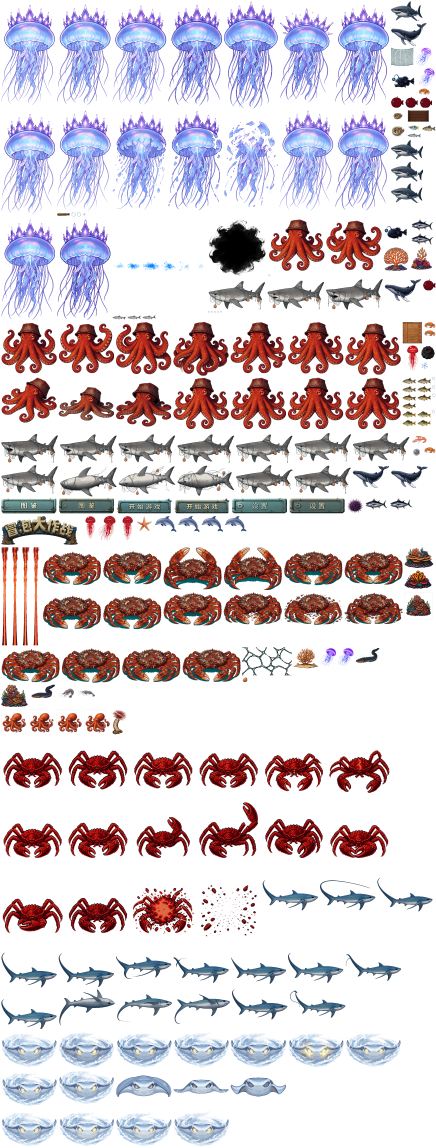
#> input picture assets/atlas-1-C9zZX0i5.webp, 1308 x 3444 px, given in place of ., which was not available (shown at 1/3 size)
$ python -i asset_flow.py   (imports and definitions only)
#> lines starting #> are read from the running program, lines starting #| are printed output that depends on the picture; after the words box and inside, x2 and y2 are one past the last pixel; in counts of white or black regions, pixels touching at a corner belong together
"""
The project's picture-asset pipeline: find a real reference, get three candidates out of Seedream, pixelate them
the game's way, pick one, optionally generate an idle animation, and land it in the game.

    python asset_flow.py <subcommand> --batch <name> [options]

or, more usually, through the skill's wrapper, which finds a Python that has Pillow and reaches both this file and
the substrate with one name:

    pwsh -NoProfile -File .claude/skills/game-asset/scripts/run.ps1 flow <subcommand> --batch <name> [...]

WHY THIS EXISTS, next to `asset_pipeline.py`. That one is the SUBSTRATE -- transparency seeding, the pixelation
itself, alignment, atlas packing, verification -- and it is deliberately subject-agnostic: nothing in it knows
whether it is drawing a crab or a bullet. It knows HOW to make a picture the game's density; it has no opinion
about where the picture comes from. This is the opinion, and it was transcribed from the batch that was done by
hand: the four gunners (README, "四位枪手的贴图"), where a photo from Wikimedia went through `grant`, Seedream
flash, a grid derived from `obstacles.radius`, and `import-picture.py`. Everything here existed as a human
procedure once; this is that procedure with the numbers written down.

WHAT IT DOES NOT DO: it does not modify `asset_pipeline.py`. The skill's copy of that file and `refs/`'s copy are
kept BYTE-IDENTICAL on purpose (a skill that can be copied to another project on its own), so an edit to one is a
silent divergence until someone notices. This file imports it instead, and reuses `pixelate()`, `content_box()` and
the whole `grant` command through their own entry points. `md5sum` both after any change to either.

THE THREE NUMBERS THAT DECIDE WHETHER THE RESULT LOOKS LIKE THE REST OF THE GAME
--------------------------------------------------------------------------------
Every picture in TGBA is drawn at `TARGET_TEXEL_PX = 1.4` screen pixels per texel. So:

    drawn      = 2 x radius x LANE_PX x scale        radius from config/mechanics.json5, scale from the art row
    file width = round(drawn / 1.4)
    grid       = file width - 2 x margin             margin is the IMPORTER's own MARGIN_TEXELS (2)

and `--grid` takes the third one. Passing `--drawn` instead is the trap the README calls out: the importers treat
it as "content width", so the file comes out `drawn/1.4 + 2*margin` wide, the density lands at 1.66 instead of
1.4, and the creature looks finer than its neighbours. This file always computes the grid and always states it.

THE STATE IT KEEPS
------------------
`.scratch/asset-pipeline/<batch>/batch.json` is the whole of the pipeline's memory: one record per asset, carrying
the derived numbers, the candidates, what you picked, whether it wants an idle animation, and what was imported.
Every step is re-runnable and every step reads that record first, so "regenerate candidate 3" or "this one does
want an idle after all" is one command rather than a re-run from the top. `.scratch/**` is gitignored -- this is
working state, not a deliverable.
"""

import argparse
import base64
import importlib.util
import json
import os
import re
import shutil
import subprocess
import sys
import time
from pathlib import Path

import numpy as np
from PIL import Image

# [1 line not run here, left out]

SKILL = Path(__file__).resolve().parent
ROOT = SKILL.parents[3]
PIPELINE = SKILL / "asset_pipeline.py"
CONFIG_QUERY = SKILL / "config-query.mjs"
MECHANICS = ROOT / "config" / "mechanics.json5"
ASSETS = ROOT / "src" / "assets"
SCRATCH = ROOT / ".scratch" / "asset-pipeline"

LANE_PX = 412  # a phone, the shipping target: `min(screenWidth, 900)` in computeViewport
TARGET_TEXEL_PX = 1.4  # screen pixels per texel, the density every picture in the game is drawn at
IMPORTER_MARGIN = 2  # `MARGIN_TEXELS` in BOTH importers; the grid formula subtracts it, so they must agree
ALPHA_FLOOR = 8

DEFAULT_MODEL = "doubao-seedream-5-0-flash-260915"  # flash: the only model this account has activated
DEFAULT_COLOURS = 40
DEFAULT_CANDIDATES = 3
DEFAULT_SIZE = "1K"

# The pixel count a GIF needs to be readable. A sprite is 40-90px wide, so this is a 3-6x nearest-neighbour blow-up.
GIF_MIN_WIDTH = 240
GIF_CHECKER = 8  # checkerboard cell, in the GIF's own pixels


# --------------------------------------------------------------------------- #
# plumbing
# --------------------------------------------------------------------------- #


# [5 lines left out: function load_module, not called in this run]


def pipeline():
    """`asset_pipeline.py` -- imported, never edited. See the module docstring."""
    return load_module(PIPELINE, "asset_pipeline")


def seedream():
    """`scripts/seedream.py` -- the Ark half. Also imported rather than reimplemented."""
    return load_module(ROOT / "scripts" / "seedream.py", "seedream")


def say(message=""):
    print(message)


def fail(message):
    raise SystemExit(f"\n  {message}\n")


# [41 lines left out: functions run_tool, resolve_command, not called in this run]


_PYTHON = None


# [30 lines left out: function python_exe, not called in this run]


# --------------------------------------------------------------------------- #
# the batch record
# --------------------------------------------------------------------------- #


def slug(name):
    """A directory name for an asset. Chinese is fine on this filesystem; path separators and spaces are not."""
    return "".join(ch if ch not in '\\/:*?"<>|' else "-" for ch in name).strip().replace(" ", "-")


def batch_dir(batch):
    return SCRATCH / slug(batch)


# [27 lines left out: functions read_batch, write_batch, assets_of, not called in this run]


def asset_dir(batch, name):
    return batch_dir(batch) / slug(name)


def asset_file(batch, asset, relative):
    return asset_dir(batch, asset["name"]) / relative


# --------------------------------------------------------------------------- #
# the numbers
# --------------------------------------------------------------------------- #


# [245 lines left out: functions config_lookup, png_size, derive, sibling_densities, density_report, boil_report and 2 more, not called in this run]


# --------------------------------------------------------------------------- #
# render: the three candidates
# --------------------------------------------------------------------------- #


# Aspect has to be ASKED FOR IN WORDS. `size: "1K"` is a class, not a dimension -- measured on this very run, a
# 1K request came back 1312x880 -- and the documented way to steer the shape is the prompt. The field was in the
# spec and read by nothing until this table existed, which is the sort of gap that only shows up when you look at
# what actually came back.
# Every entry ends with a full stop, because the parts are concatenated with nothing between them and Chinese does
# not put spaces between sentences -- without it, "主体居中" runs straight into the next clause.
ASPECT_WORDS = {
    "1:1": "正方形构图（1:1），主体居中。",
    "4:3": "横向构图（4:3）。",
    "3:2": "横向构图（3:2）。",
    "16:9": "横向构图（16:9）。",
    "3:4": "竖向构图（3:4）。",
    "2:3": "竖向构图（2:3）。",
    "9:16": "竖向构图（9:16）。",
}


# The style half of the prompt, and it is FIXED on purpose -- see `prompt_for` for why it is not "pixel art".
#
# The framing half is NOT fixed. It used to be, and that is the mistake the first real run made: the template said
# "背景纯色、与主体颜色明显不同、没有任何其他物体", which is right for a creature and exactly wrong for an obstacle
# whose six existing variants are all little SCENES -- a coral plus its rock-and-sand base plus a couple of
# companions. Three candidates came back as lone coral bushes on transparency; measured, the new sprite's bottom
# tenth of columns was 30% filled against 65-88% for the five it would stand next to. Nothing about the density,
# the palette or the silhouette said so. So `composition` is a spec field with this as its default.
STYLE = (
    "16 位主机游戏精灵的形体与配色：有限的调色板、明确的大色块、硬边、轮廓清晰、没有抗锯齿、"
    "没有细腻的纹理和渐变、不要景深和写实光照。"
)
DEFAULT_COMPOSITION = "主体占满画面、居中、四周留白。背景纯色、与主体颜色明显不同、没有任何其他物体。"


# [23 lines left out: function prompt_for, not called in this run]


REFERENCE_LONG_EDGE = 1536  # what the four-gunner batch used, and enough for a 1K output


# [542 lines left out: functions prepare_reference, command_render, command_pixelate, data_uri, command_gallery, command_select and 2 more, not called in this run]


# The phase prompt for a clip that does not give one. This is the only phase the pipeline asked for before a
# creature could need more than one animation, and it is still the right one for an idle: a slow breath.
BREATHING_PHASE = (
    "这是同一个生物的同一个姿势的第 {n} 帧（共 {total} 帧），一次缓慢呼吸循环里的一瞬："
    "形体、大小、位置、配色和朝向必须与参考图完全一致，只有缓慢的形变不同。"
)


# [35 lines left out: function clips_of, not called in this run]


def normalise_frames(paths, out_dir, threshold=ALPHA_FLOOR, out_dirs=None, target=None):
    """
    Scale every frame so they all have the same CONTENT WIDTH, then crop them to one shared box.

    WHY THIS IS NOT OPTIONAL. `import-sheet.py` scales each frame to the same grid width, which is right when the
    frames share a canvas and wrong when the MODEL drew the creature wider in some of them. Measured on the crab:
    content widths came out 35, 32, 35, 32 -- a two-frame pulse that reads as the creature swelling and shrinking
    at 4 fps, which is not what a leg motion is supposed to say. It was visible before it was measured; the number
    only said how big it was.

    It is the same judgement `asset_pipeline.py sheet --scale content-width` makes, for the same reason, and it is
    safe here for the same reason too: a size difference between two RENDERS is a render inconsistency, not an
    intended expand/contract. A creature whose motion really is a size change would be flattened by this -- and no
    kind in this game has that motion.

    Scaling happens about each frame's own content-box centre, so nothing slides. Then the union box is taken again
    from the SCALED frames, because scaling changed what the union is.

    `out_dirs` and `target` are for a creature with SEVERAL CLIPS, and both defaults keep the single-clip behaviour
    exactly as it was. `out_dirs` says where each frame goes, because a clip's frames live in the clip's own
    directory and two clips both have an `f1.png`. `target` OVERRIDES the width every frame is scaled to, so that
    all of an asset's clips can be locked to ONE number: without it, each clip is locked to its own median, and an
    attack whose claws are spread in half its frames has a wider median than an idle -- so the whole crab would be
    drawn a few percent larger for the duration of the swing. Locking every clip to the idle's width is the same
    judgement applied across clips instead of within one, and it is why `command_idle` normalises an asset's clips
    in a SINGLE pass.
    """
#> called with paths = '../../../../assets/atlas-1-C9zZX0i5.webp', out_dir = 'out.png', threshold = 8
    images, boxes = [], []
    for path in paths:
        image = Image.open(path).convert("RGBA")
#> image is the input picture: PIL image 1308x3444 RGBA; mean R, G, B, A 46.6, 36.3, 43.2, 82.1
        images.append(image)
        alpha = np.array(image)[:, :, 3] > threshold
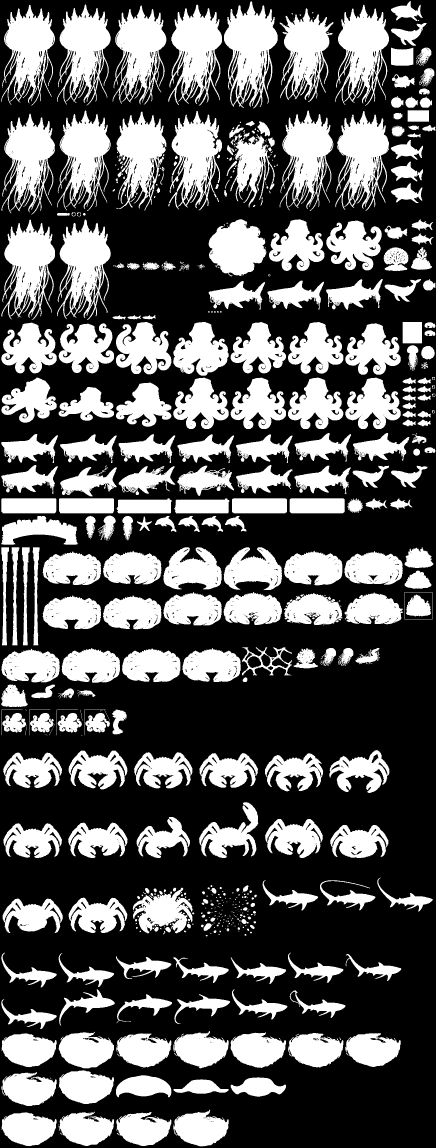
#> alpha: shape (3444, 1308) bool (shown at 1/3 size); 35.2% white; 620 white regions (276 under 20 px), largest, box (x1, y1, x2, y2) and area: (672, 4, 833, 325) 29208, (505, 14, 666, 317) 26623, (171, 658, 332, 960) 25886
#> pass 3 of the loop in normalise_frames, `for path in paths:`:
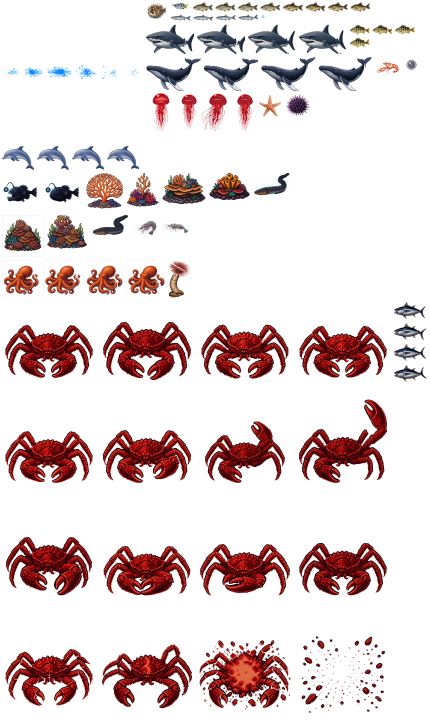
#> input picture assets/atlas-1-DqRJ-2wx.webp, 860 x 1444 px, given in place of , which was not available (shown at 1/2 size)
#> in normalise_frames, image is the input picture: PIL image 860x1444 RGBA; mean R, G, B, A 23.9, 8, 8.4, 50.3
#> in normalise_frames, `alpha = np.array(image)[:, :, 3] > threshold`:
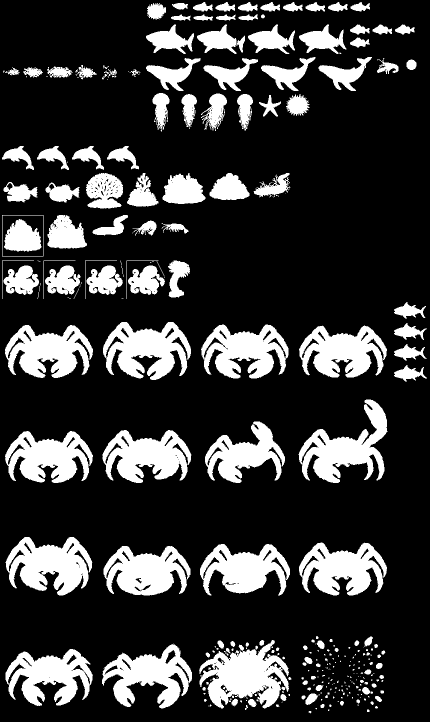
#> alpha: shape (1444, 860) bool (shown at 1/2 size); 21.8% white; 324 white regions (175 under 20 px), largest, box (x1, y1, x2, y2) and area: (398, 1280, 578, 1417) 13626, (597, 799, 775, 966) 12642, (11, 1074, 185, 1191) 12463
#> the loop made 14 passes; the first 3 are shown
        if not alpha.any():
            fail(f"{path} has no opaque pixels at all")
        ys, xs = np.where(alpha)
        boxes.append((int(xs.min()), int(ys.min()), int(xs.max()) + 1, int(ys.max()) + 1))

    widths = [box[2] - box[0] for box in boxes]
    if target is None:
        target = sorted(widths)[len(widths) // 2]
    spread = max(widths) - min(widths)

    scaled = []
    for image, box, width in zip(images, boxes, widths):
        factor = target / width
        if abs(factor - 1.0) < 0.005:
            scaled.append(image)
            continue
        size = (max(1, round(image.width * factor)), max(1, round(image.height * factor)))
        resized = image.resize(size, Image.LANCZOS)
        scaled.append(resized)

    common = union_box_of(scaled, threshold)
    destinations = list(out_dirs) if out_dirs else [out_dir] * len(paths)
    for where in set(destinations):
        where.mkdir(parents=True, exist_ok=True)
        for stale in where.glob("*.png"):
            stale.unlink()
    for path, image, where in zip(paths, scaled, destinations):
        image.crop(common).save(where / path.name, optimize=True)
    return target, spread, common


# [451 lines left out: functions union_box_of, _render_frames, content_box_of, pixelate_aligned, command_idle, command_gif and 3 more, not called in this run]


def member_indent(text, close_at):
    """The indent members of the container closing at `close_at` should use."""
    return " " * (close_at - text.rfind("\n", 0, close_at) - 1 + 2)


# [540 lines left out: functions object_open, has_member, wire_variant, wire_obstacle, wire_hazard_state, set_member and 5 more, not called in this run]


# [2 lines not run here, left out]

#> (the run stopped early here; a loop or call above may not have finished)
